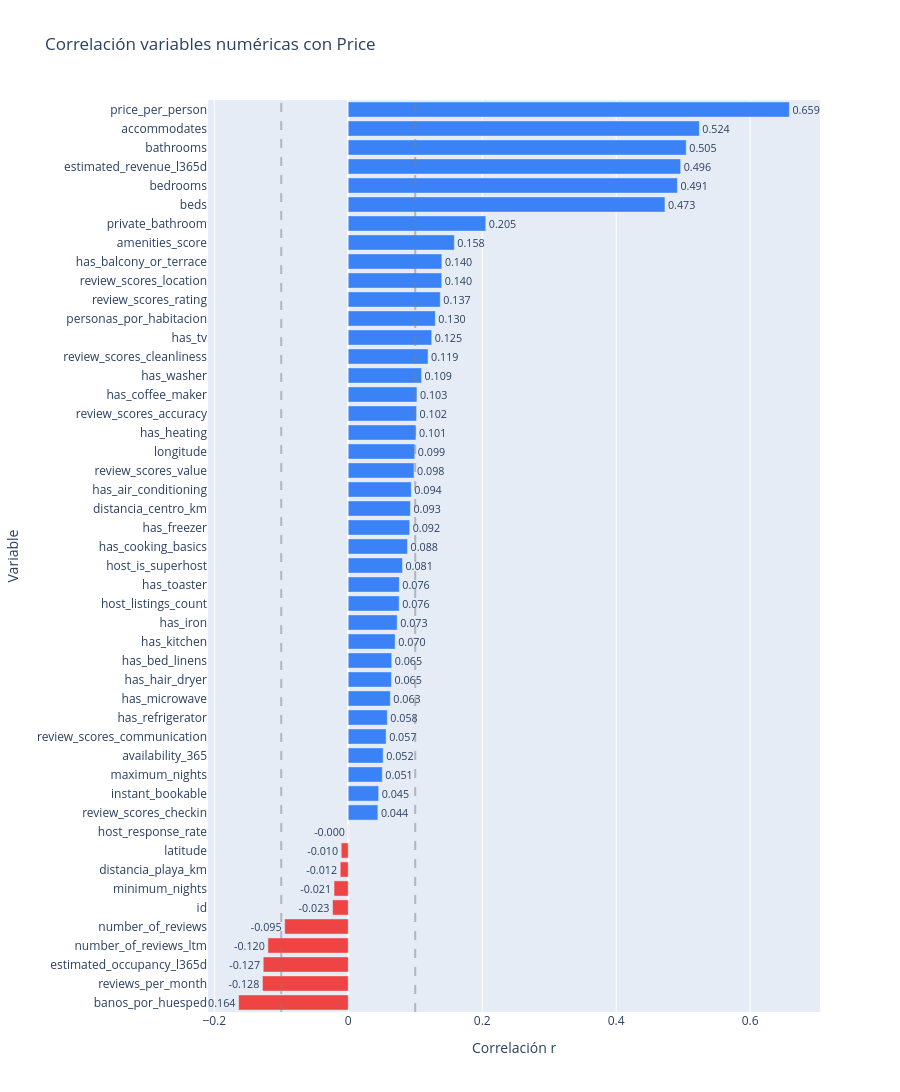

Source (notebook cell):
### Markdown cell above
### Correlaciones definitivas

### Code cell
#Correlacion de las columnas con el precio por noche
import plotly.graph_objects as go
import pandas as pd
import numpy as np


df = pd.read_csv('../data/listingV5.csv')

correlacion = df.corr(numeric_only=True)['price'].drop('price').sort_values()

colors = ['#ef4444' if v < 0 else '#3b82f6' for v in correlacion.values]

fig = go.Figure(go.Bar(
    x=correlacion.values,
    y=correlacion.index,
    orientation='h',
    marker_color=colors,
    text=[f"{v:.3f}" for v in correlacion.values],
    textposition='outside'
))

fig.update_layout(title="Correlación variables numéricas con Price", height=1400)
fig.update_xaxes(title_text="Correlación r")
fig.update_yaxes(title_text="Variable")
fig.add_vline(x=0.1, line_dash="dash", line_color="gray", opacity=0.5)
fig.add_vline(x=-0.1, line_dash="dash", line_color="gray", opacity=0.5)
fig.show()

### Figure 1 — Plotly figure (JSON) as saved in the notebook; plotly's stock layout.template omitted (floating-point values rounded to 4 significant figures)
{"data": [{"marker": {"color": ["#ef4444", "#ef4444", "#ef4444", "#ef4444", "#ef4444", "#ef4444", "#ef4444", "#ef4444", "#ef4444", "#ef4444", "#3b82f6", "#3b82f6", "#3b82f6", "#3b82f6", "#3b82f6", "#3b82f6", "#3b82f6", "#3b82f6", "#3b82f6", "#3b82f6", "#3b82f6", "#3b82f6", "#3b82f6", "#3b82f6", "#3b82f6", "#3b82f6", "#3b82f6", "#3b82f6", "#3b82f6", "#3b82f6", "#3b82f6", "#3b82f6", "#3b82f6", "#3b82f6", "#3b82f6", "#3b82f6", "#3b82f6", "#3b82f6", "#3b82f6", "#3b82f6", "#3b82f6", "#3b82f6", "#3b82f6", "#3b82f6", "#3b82f6", "#3b82f6", "#3b82f6", "#3b82f6"]}, "orientation": "h", "text": ["-0.164", "-0.128", "-0.127", "-0.120", "-0.095", "-0.023", "-0.021", "-0.012", "-0.010", "-0.000", "0.044", "0.045", "0.051", "0.052", "0.057", "0.058", "0.063", "0.065", "0.065", "0.070", "0.073", "0.076", "0.076", "0.081", "0.088", "0.092", "0.093", "0.094", "0.098", "0.099", "0.101", "0.102", "0.103", "0.109", "0.119", "0.125", "0.130", "0.137", "0.140", "0.140", "0.158", "0.205", "0.473", "0.491", "0.496", "0.505", "0.524", "0.659"], "textposition": "outside", "type": "bar", "x": [-0.1637, -0.1281, -0.1269, -0.1199, -0.09487, -0.0234, -0.02119, -0.01193, -0.01048, -0.0001798, 0.04422, 0.04541, 0.05086, 0.05211, 0.05656, 0.05833, 0.06284, 0.06455, 0.06487, 0.07002, 0.0731, 0.076, 0.07625, 0.08095, 0.08847, 0.09171, 0.09287, 0.09413, 0.09827, 0.09932, 0.1011, 0.102, 0.1026, 0.1094, 0.1191, 0.1246, 0.13, 0.1374, 0.1396, 0.1398, 0.1584, 0.2053, 0.4728, 0.4914, 0.4962, 0.5046, 0.5242, 0.6586], "y": ["banos_por_huesped", "reviews_per_month", "estimated_occupancy_l365d", "number_of_reviews_ltm", "number_of_reviews", "id", "minimum_nights", "distancia_playa_km", "latitude", "host_response_rate", "review_scores_checkin", "instant_bookable", "maximum_nights", "availability_365", "review_scores_communication", "has_refrigerator", "has_microwave", "has_hair_dryer", "has_bed_linens", "has_kitchen", "has_iron", "host_listings_count", "has_toaster", "host_is_superhost", "has_cooking_basics", "has_freezer", "distancia_centro_km", "has_air_conditioning", "review_scores_value", "longitude", "has_heating", "review_scores_accuracy", "has_coffee_maker", "has_washer", "review_scores_cleanliness", "has_tv", "personas_por_habitacion", "review_scores_rating", "review_scores_location", "has_balcony_or_terrace", "amenities_score", "private_bathroom", "beds", "bedrooms", "estimated_revenue_l365d", "bathrooms", "accommodates", "price_per_person"]}], "layout": {"height": 1400, "shapes": [{"line": {"color": "gray", "dash": "dash"}, "opacity": 0.5, "type": "line", "x0": 0.1, "x1": 0.1, "xref": "x", "y0": 0, "y1": 1, "yref": "y domain"}, {"line": {"color": "gray", "dash": "dash"}, "opacity": 0.5, "type": "line", "x0": -0.1, "x1": -0.1, "xref": "x", "y0": 0, "y1": 1, "yref": "y domain"}], "title": {"text": "Correlación variables numéricas con Price"}, "xaxis": {"title": {"text": "Correlación r"}}, "yaxis": {"title": {"text": "Variable"}}}}
